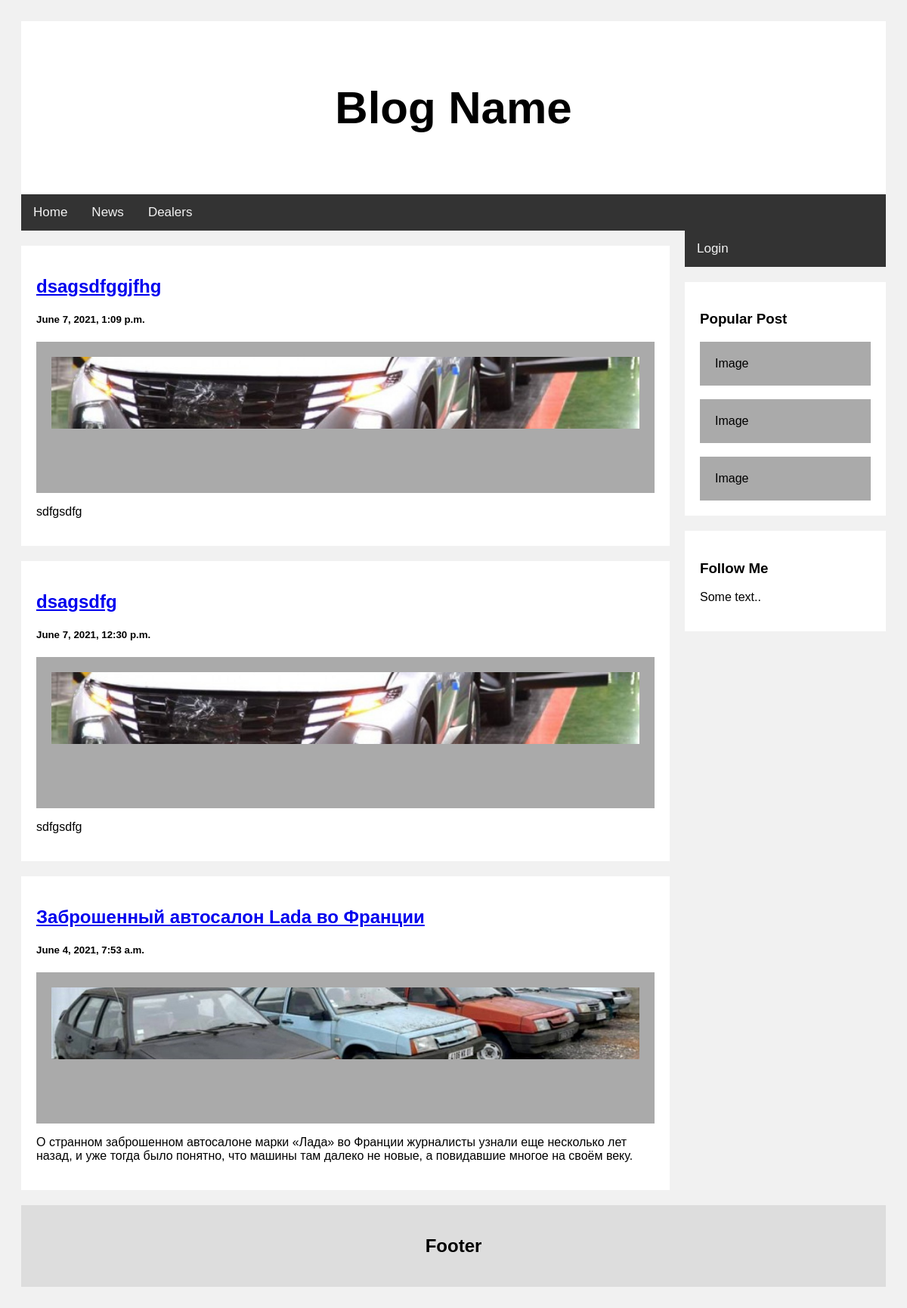
The app's page /, older data.
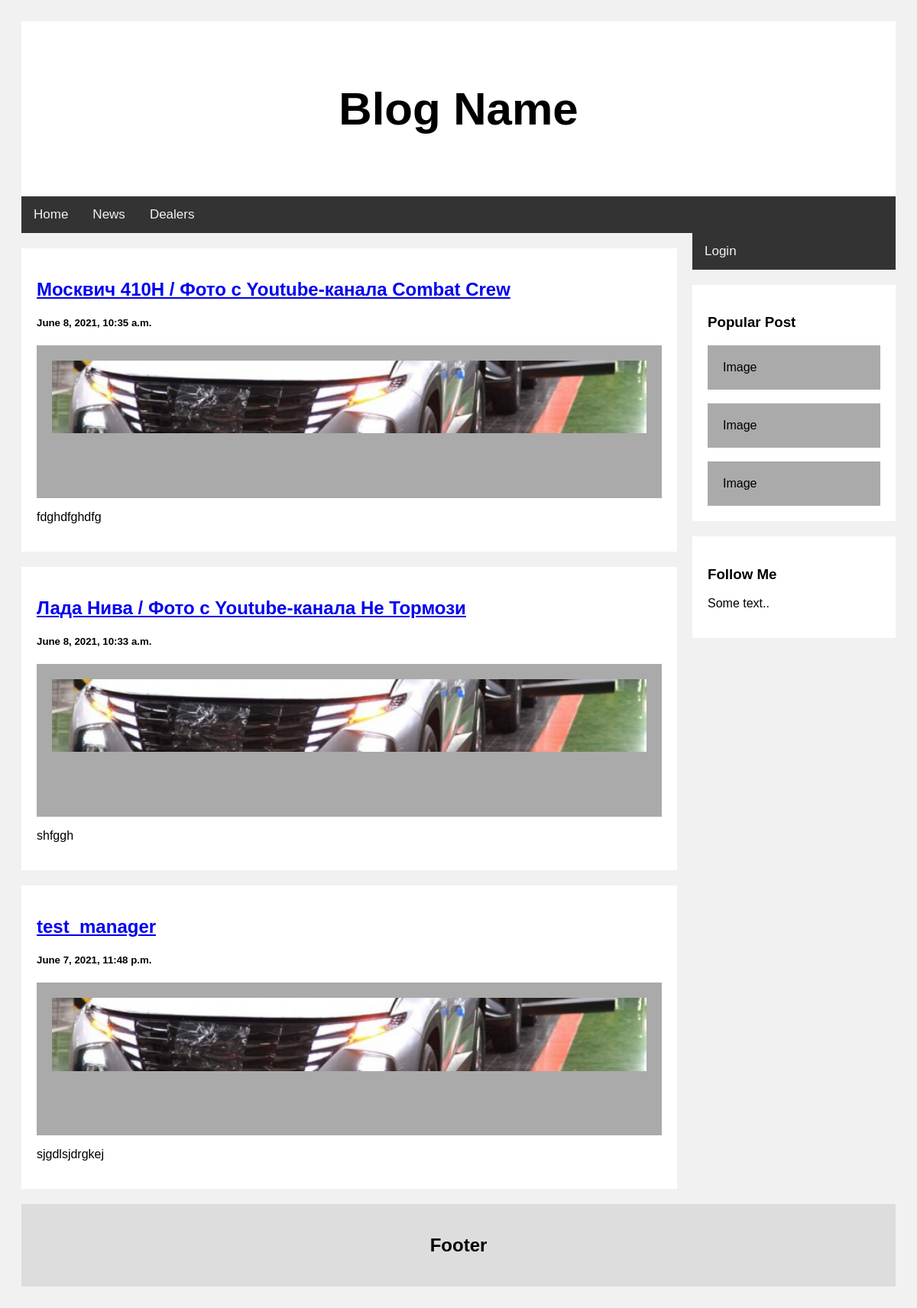
The same page, newer data.
### news/models.py (models this page shows, shortened)
class Article(models.Model):
    title = models.CharField(max_length=100, blank=False, verbose_name='Заголовок')
    slug = models.SlugField(max_length=100, blank=False, verbose_name='URL')
    description = models.TextField(blank=False, verbose_name='Короткое содержание')
    tags = models.CharField(max_length=100, blank=False, verbose_name='Тэги для SEO')
    text = RichTextUploadingField(blank=False)
    image = models.ImageField(verbose_name='Картинка на главную')
    datetime = models.DateTimeField(auto_now_add=True)
    datetime_modify = models.DateTimeField(auto_now=True)
    author = models.ForeignKey(settings.AUTH_USER_MODEL, on_delete=models.CASCADE)
    class Meta:
        get_latest_by = 'datetime'
        ordering = ['-datetime']

### news/views.py (the view)
# urls.py: path('', views.ArticleLastView.as_view(), name='last_news'),
class ArticleLastView(ListView):
    model = Article
    paginate_by = 3
    template_name = 'lastnews.html'

### news/templates/lastnews.html
{% extends 'base.html' %}
{% block content %}
{% for article in object_list %}
    <div class="card">
      <h2><a href="{% url 'article_detail' article.slug %}">{{ article.title }}</a></h2>
      <h5>{{ article.datetime }}</h5>
      <div class="fakeimg" style="height:200px;"><img src="../media/{{ article.image }}" style="width:100%"></div>
      <p>{{ article.description }}</p>
    </div>
{% endfor %}
{% endblock content %}

### templates/base.html (shortened to what this page needs)
<!DOCTYPE html>
{% load static %}
<html lang="en">
<head>
</head>
<body>
<div class="header">
  <h2>Blog Name</h2>
</div>
<div class="topnav">
    <a href="/">Home</a>
    <a href="/news">News</a>
    <a href="/dealers">Dealers</a>
</div>
<div class="row">
  <div class="leftcolumn">
      {% block content %}
      {% endblock content %}
  </div>
  <div class="rightcolumn">
    <div class="rightnav">
  {% if user.is_authenticated %}
      <li>User: {{ user.get_username }}</li>
      {% if perms.news.add_article %}
            <a href="/admin">Добавить статью</a>
      {% endif %}
      {% if perms.dealers.add_dealer %}
            <a href="/dealers/add_dealer">Добавить дилера</a>
      {% endif %}
    <a href="/accounts/logout">Logout</a>
  {% else %}
    <a href="/accounts/login">Login</a>
  {% endif %}
    </div>
    <div class="card">
      <h3>Popular Post</h3>
      <div class="fakeimg">Image</div><br>
      <div class="fakeimg">Image</div><br>
      <div class="fakeimg">Image</div>
    </div>
    <div class="card">
      <h3>Follow Me</h3>
      <p>Some text..</p>
    </div>
  </div>
</div>
<div class="footer">
  <h2>Footer</h2>
</div>
</body>
</html>

### templates/base.html (style rules this page uses)
* { box-sizing: border-box; }
body { font-family: Arial; padding: 20px; background: #f1f1f1; }
.header { padding: 30px; font-size: 40px; text-align: center; background: white; }
.leftcolumn { float: left; width: 75%; }
.rightcolumn { float: left; width: 25%; padding-left: 20px; }
.fakeimg { background-color: #aaa; width: 100%; padding: 20px; }
.card { background-color: white; padding: 20px; margin-top: 20px; }
.row:after { content: ""; display: table; clear: both; }
.footer { padding: 20px; text-align: center; background: #ddd; margin-top: 20px; }
.topnav { background-color: #333; overflow: hidden; }
.topnav a { float: left; color: #f2f2f2; text-align: center; padding: 14px 16px; text-decoration: none; font-size: 17px; }
.rightnav { background-color: #333; overflow: hidden; }
.rightnav a { display: block; color: #f2f2f2; text-align: left; padding: 14px 16px; text-decoration: none; font-size: 17px; }

Row changes from the older to the newer data that the page shows:
no longer on this page (row unchanged): Article: title "dsagsdfggjfhg", datetime "June 7, 2021, 1:09 p.m.", image (picture), description "sdfgsdfg"
no longer on this page (row unchanged): Article: title "dsagsdfg", datetime "June 7, 2021, 12:30 p.m.", image (picture), description "sdfgsdfg"
no longer on this page (row unchanged): Article: title "Заброшенный автосалон Lada во Франции", datetime "June 4, 2021, 7:53 a.m.", image (picture), description "О странном заброшенном автосалоне марки «Лада» во Франции журналисты узнали еще несколько лет назад, и уже тогда было понятно, что машины там далеко не новые, а повидавшие многое на своём веку."
added Article: title "Москвич 410Н / Фото с Youtube-канала Combat Crew", datetime "June 8, 2021, 10:35 a.m.", image (picture), description "fdghdfghdfg"
added Article: title "Лада Нива / Фото с Youtube-канала Не Тормози", datetime "June 8, 2021, 10:33 a.m.", image (picture), description "shfggh"
added Article: title "test_manager", datetime "June 7, 2021, 11:48 p.m.", image (picture), description "sjgdlsjdrgkej"
